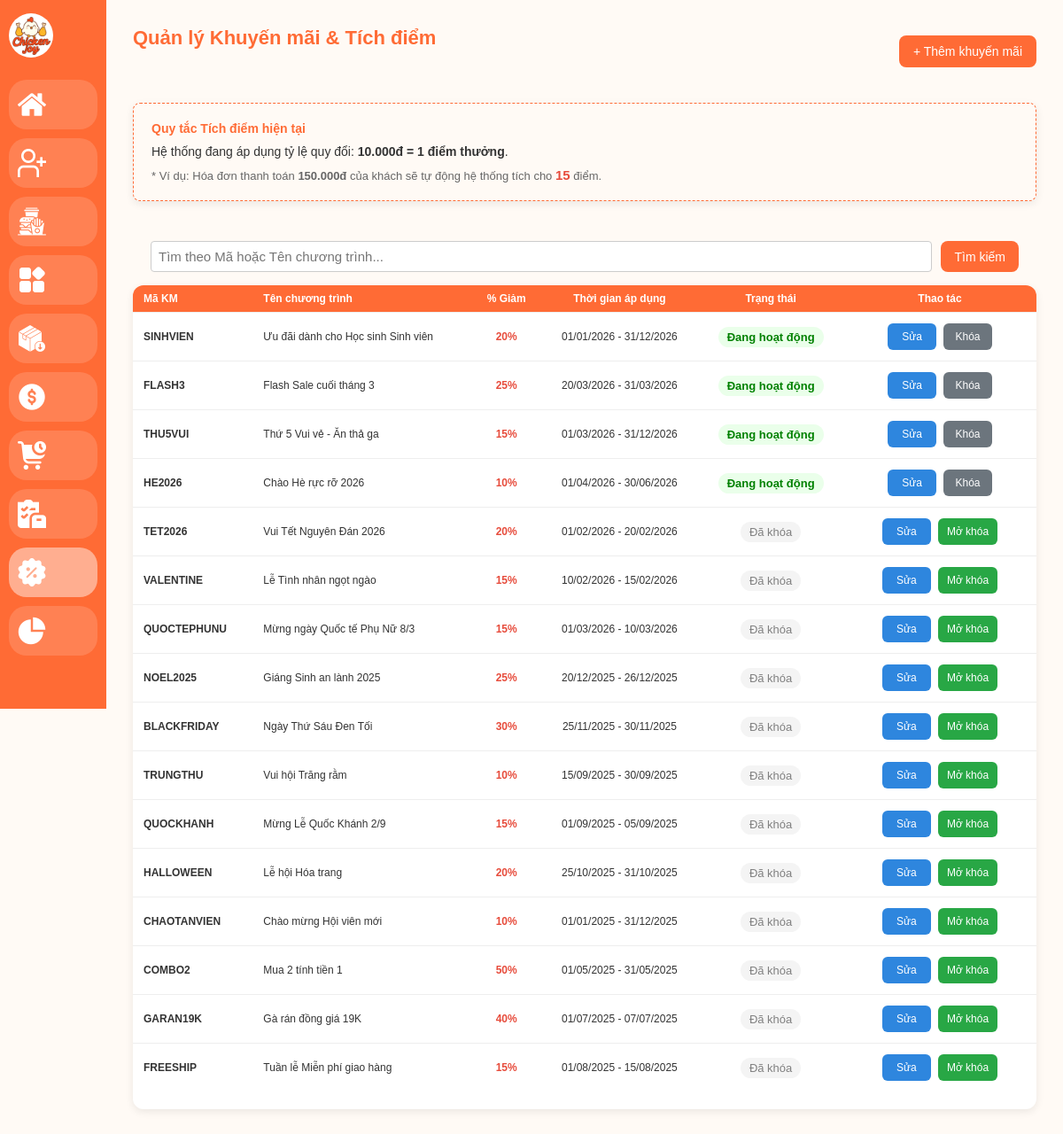
Page /admin/promotion.php (signed in) on the committed database.
### tables this page shows
CREATE TABLE `promotions` (
  `id` int(11) NOT NULL AUTO_INCREMENT,
  `code` varchar(50) NOT NULL UNIQUE,  
  `name` varchar(255) NOT NULL,
  `discount_percent` int(11) NOT NULL,
  `start_date` date NOT NULL,
  `end_date` date NOT NULL,
  `status` varchar(20) DEFAULT 'active',
  PRIMARY KEY (`id`)
);

### admin/promotion.php (the view, shortened to what this page needs)
<?php
require_once '../config/database.php';
$search = "";
if (isset($_GET['search']) && $_GET['search'] != '') {
    $search = $conn->real_escape_string($_GET['search']);
    $sql_promo = "SELECT * FROM promotions WHERE code LIKE '%$search%' OR name LIKE '%$search%' ORDER BY id ASC";
} else {
    $sql_promo = "SELECT * FROM promotions ORDER BY id ASC";
}
$result_promo = $conn->query($sql_promo);
?>
<!DOCTYPE html>
<html lang="vi">
<head>
  <link rel="stylesheet" href="../assets/css/admin.css" />
</head>
<body class="admin-body">
  <?php include 'layout/sidebar.php'; ?>
  <main class="main-content">
    <header class="main-header">
      <h1>Quản lý Khuyến mãi & Tích điểm</h1>
      <a href="promotion-add.php" class="btn-primary">+ Thêm khuyến mãi</a>
    </header>
    <section class="form-section" style="margin-bottom: 25px; padding: 20px; background: #fffaf5; border: 1px dashed #ff6b35; border-radius: 8px;">
        <h3 style="margin-bottom: 10px; color: #ff6b35;">Quy tắc Tích điểm hiện tại</h3>
        <p style="font-size: 14px; color: #333; margin-bottom: 5px;">
            Hệ thống đang áp dụng tỷ lệ quy đổi: <strong>10.000đ = 1 điểm thưởng</strong>.
        </p>
        <p style="font-size: 13px; color: #666; margin-top: 10px; margin-bottom: 0;">
            * Ví dụ: Hóa đơn thanh toán <strong>150.000đ</strong> của khách sẽ tự động hệ thống tích cho <strong style="color: #e74c3c; font-size: 15px;">15</strong> điểm.
        </p>
    </section>
    <div class="table-toolbar">
      <form action="promotion.php" method="GET" style="display: flex; gap: 10px; width: 100%;">
        <input type="text" name="search" value="<?php echo htmlspecialchars($search); ?>" placeholder="Tìm theo Mã hoặc Tên chương trình..." style="padding: 8px; flex: 1; border: 1px solid #ccc; border-radius: 4px; outline: none; font-family: inherit;">
        <button type="submit" class="btn-primary" style="padding: 8px 15px;">Tìm kiếm</button>
      </form>
    </div>
    <section class="table-section">
      <table class="data-table">
        <thead>
          <tr>
            <th>Mã KM</th>
            <th>Tên chương trình</th>
            <th class="text-center">% Giảm</th>
            <th class="text-center">Thời gian áp dụng</th>
            <th class="text-center">Trạng thái</th>
            <th class="text-center">Thao tác</th>
          </tr>
        </thead>
        <tbody>
          <?php
          if ($result_promo && $result_promo->num_rows > 0) {
              while($row = $result_promo->fetch_assoc()) {
                  $status_class = ($row['status'] == 'active') ? 'active' : 'hidden';
                  $status_text = ($row['status'] == 'active') ? 'Đang hoạt động' : 'Đã khóa';
                  $date_range = date('d/m/Y', strtotime($row['start_date'])) . ' - ' . date('d/m/Y', strtotime($row['end_date']));
                  echo "<tr>";
                    echo "<td><strong>" . $row['code'] . "</strong></td>";
                    echo "<td>" . htmlspecialchars($row['name']) . "</td>";
                    echo "<td class='text-center' style='color: #e74c3c; font-weight: bold;'>" . $row['discount_percent'] . "%</td>";
                    echo "<td class='text-center'>" . $date_range . "</td>";
                    echo "<td class='text-center'><span class='status " . $status_class . "'>" . $status_text . "</span></td>";
                    echo "<td>
                            <div class='actions' style='justify-content: center;'>
                                <a href='promotion-edit.php?id=" . $row['id'] . "' class='btn-edit'>Sửa</a>";
                    if ($row['status'] == 'active') {
                        echo "<a href='promotion.php?action=lock&id=" . $row['id'] . "' class='btn-gray' onclick=\"return confirm('Bạn có chắc chắn muốn khóa mã này?');\">Khóa</a>";
                    } else {
                        echo "<a href='promotion.php?action=unlock&id=" . $row['id'] . "' class='btn-primary' style='background-color: #28a745;' onclick=\"return confirm('Khôi phục mã này?');\">Mở khóa</a>";
                    }
                    echo "    </div>
                          </td>";
                  echo "</tr>";
              }
          } else {
              echo "<tr><td colspan='6' class='text-center' style='padding: 20px;'>Không tìm thấy mã khuyến mãi nào!</td></tr>";
          }
          ?>
        </tbody>
      </table>
    </section>
  </main>
</body>
</html>

### assets/css/admin.css (style rules this page uses)
:root { --main-color: #ff6b35; }
* { box-sizing: border-box; margin: 0; padding: 0; font-family: "Poppins", sans-serif; }
body.admin-body { display: flex; align-items: stretch; min-height: 100vh; background: #fffaf5;; color: #333; font-size: 13px; }
.main-content { flex: 1; margin-left: 120px; padding: 30px; transition: margin-left 0.3s ease; overflow-y: auto; overflow-x: auto; min-height: 100vh; background: #fffaf5; }
.main-header { display: flex; justify-content: space-between; align-items: center; margin-bottom: 30px; min-width: 1000px; }
.main-header h1 { font-size: 22px; color: var(--main-color); white-space: nowrap; }
.table-section { background: #fff; border-radius: 12px; box-shadow: 0 3px 10px rgba(0,0,0,0.08); padding: 0 0 20px 0; max-width: 1200px; margin: 0 auto 25px auto; -webkit-overflow-scrolling: touch; min-width: 1000px; }
.data-table { width: 100%; min-width: 1000px; font-size: 13px; border-collapse: separate; border-spacing: 0; }
.data-table th { background: var(--main-color); color: #fff; padding: 8px 12px; text-align: left; border-bottom: 1px solid #eee; }
.data-table td { padding: 12px; border-bottom: 1px solid #eee; text-align: left; vertical-align: middle; }
.data-table th:first-child { border-top-left-radius: 12px; }
.data-table th:last-child { border-top-right-radius: 12px; }
.data-table tr:last-child td:first-child { border-bottom-left-radius: 12px; }
.data-table tr:last-child td:last-child { border-bottom-right-radius: 12px; }
.data-table tr:last-child td { border-bottom: none; }
.data-table th:last-child, .data-table td:last-child { min-width: 190px; vertical-align: middle; text-align: center; }
.status { display: inline-flex; align-items: center; gap: 6px; font-weight: 500; border-radius: 20px; padding: 4px 10px; font-size: 13px; }
.status.active, .status.done { color: green; font-weight: 600; background: #eaffea; }
.status.hidden { color: gray; font-weight: 500; background: #f4f4f4; }
.form-section { background: #fff; padding: 20px; border-radius: 8px; margin-top: 25px; box-shadow: 0 3px 10px rgba(0,0,0,0.08); }
.table-toolbar { display: flex; margin-bottom: 15px; gap: 12px; padding: 20px 20px 0 20px; }
.table-toolbar form { display: flex; width: 100%; }
.table-toolbar input { flex: 1; width: 100%; padding: 14px 16px; border: 1px solid #ccc; border-radius: 12px; font-size: 15px; transition: all 0.2s ease; }
.btn-primary, a.btn-primary { background: var(--main-color); color: #fff; padding: 10px 16px; border: none; border-radius: 8px; cursor: pointer; font-weight: 500; transition: background 0.2s; text-decoration: none; font-size: 14px; display: inline-flex; align-items: center; justify-content: center; white-space: nowrap; }
.actions { display: flex; justify-content: center; align-items: center; gap: 8px; flex-wrap: wrap; }
.actions button, .actions a { min-width: 60px; height: 32px; font-size: 12px; font-weight: 500; border: none; border-radius: 6px; color: #fff; cursor: pointer; transition: all 0.2s ease; display: inline-flex; align-items: center; justify-content: center; text-decoration: none; padding: 0 10px; }
.actions .btn-edit { background: #2e86de; }
.btn-gray { display: inline-block; padding: 8px 15px; border-radius: 4px; text-decoration: none; background: #6c757d; color: white; border: none; font-family: inherit; font-size: 14px; cursor: pointer; transition: background 0.3s; }
@media (max-width: 1200px) { body.admin-body, .data-table { font-size: 12px; } }
@media (max-width: 1200px) { .actions button, .actions a { min-width: 55px; height: 30px; font-size: 12px; } }
.text-center { text-align: center !important; }
h1 { color: #ff6f3c; text-align: center; margin-bottom: 30px; }

### rows in the picture
promotions: code "SINHVIEN", name "Ưu đãi dành cho Học sinh Sinh viên", discount_percent "20", date_range "01/01/2026 - 31/12/2026", status "Đang hoạt động"
promotions: code "FLASH3", name "Flash Sale cuối tháng 3", discount_percent "25", date_range "20/03/2026 - 31/03/2026", status "Đang hoạt động"
promotions: code "THU5VUI", name "Thứ 5 Vui vẻ - Ăn thả ga", discount_percent "15", date_range "01/03/2026 - 31/12/2026", status "Đang hoạt động"
promotions: code "HE2026", name "Chào Hè rực rỡ 2026", discount_percent "10", date_range "01/04/2026 - 30/06/2026", status "Đang hoạt động"
promotions: code "TET2026", name "Vui Tết Nguyên Đán 2026", discount_percent "20", date_range "01/02/2026 - 20/02/2026", status "Đã khóa"
promotions: code "VALENTINE", name "Lễ Tình nhân ngọt ngào", discount_percent "15", date_range "10/02/2026 - 15/02/2026", status "Đã khóa"
promotions: code "QUOCTEPHUNU", name "Mừng ngày Quốc tế Phụ Nữ 8/3", discount_percent "15", date_range "01/03/2026 - 10/03/2026", status "Đã khóa"
promotions: code "NOEL2025", name "Giáng Sinh an lành 2025", discount_percent "25", date_range "20/12/2025 - 26/12/2025", status "Đã khóa"
promotions: code "BLACKFRIDAY", name "Ngày Thứ Sáu Đen Tối", discount_percent "30", date_range "25/11/2025 - 30/11/2025", status "Đã khóa"
promotions: code "TRUNGTHU", name "Vui hội Trăng rằm", discount_percent "10", date_range "15/09/2025 - 30/09/2025", status "Đã khóa"
promotions: code "QUOCKHANH", name "Mừng Lễ Quốc Khánh 2/9", discount_percent "15", date_range "01/09/2025 - 05/09/2025", status "Đã khóa"
promotions: code "HALLOWEEN", name "Lễ hội Hóa trang", discount_percent "20", date_range "25/10/2025 - 31/10/2025", status "Đã khóa"
promotions: code "CHAOTANVIEN", name "Chào mừng Hội viên mới", discount_percent "10", date_range "01/01/2025 - 31/12/2025", status "Đã khóa"
promotions: code "COMBO2", name "Mua 2 tính tiền 1", discount_percent "50", date_range "01/05/2025 - 31/05/2025", status "Đã khóa"
promotions: code "GARAN19K", name "Gà rán đồng giá 19K", discount_percent "40", date_range "01/07/2025 - 07/07/2025", status "Đã khóa"
promotions: code "FREESHIP", name "Tuần lễ Miễn phí giao hàng", discount_percent "15", date_range "01/08/2025 - 15/08/2025", status "Đã khóa"
